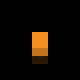

A level layout from a 2D game, rendered from its tile map. Below: a short description, then the map file with its tile-grid data intact:
An orthogonal 5x5 tile map with 16x16 px tiles, 3 tile layers (regions, input_walls, output_walls), 1 hidden layer not drawn.

<map version="1.0" tiledversion="1.1.6" orientation="orthogonal" renderorder="right-down" width="5" height="5" tilewidth="16" tileheight="16" infinite="0" nextobjectid="1">
 <tileset firstgid="1" source="desert.tsx" />
 <layer name="regions" width="5" height="5" opacity="0.21">
  <data encoding="csv">
0,0,0,0,0,
0,0,0,0,0,
0,0,11,0,0,
0,0,11,0,0,
0,0,0,0,0
</data>
 </layer>
 <layer name="input_walls" width="5" height="5">
  <data encoding="csv">
0,0,0,0,0,
0,0,0,0,0,
0,0,9,0,0,
0,0,0,0,0,
0,0,0,0,0
</data>
 </layer>
 <layer name="inputnot_walls" width="5" height="5" visible="0">
  <data encoding="csv">
0,0,0,0,0,
0,0,0,0,0,
0,0,0,0,0,
0,0,9,0,0,
0,0,0,0,0
</data>
 </layer>
 <layer name="output_walls" width="5" height="5">
  <data encoding="csv">
0,0,0,0,0,
0,0,0,0,0,
0,0,0,0,0,
0,0,5,0,0,
0,0,0,0,0
</data>
 </layer>
</map>
